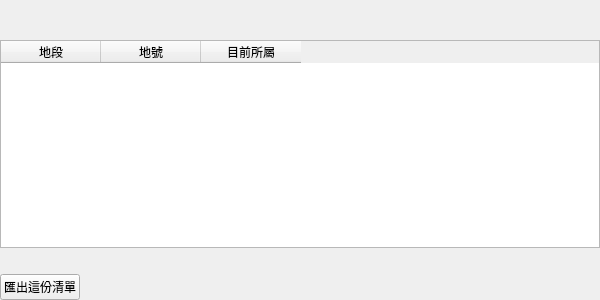
<?xml version="1.0" encoding="UTF-8"?>
<ui version="4.0">
 <class>importPlanResultContent</class>
 <widget class="QWidget" name="importPlanResultContent">
  <property name="geometry">
   <rect>
    <x>0</x>
    <y>0</y>
    <width>600</width>
    <height>300</height>
   </rect>
  </property>
  <layout class="QVBoxLayout" name="importPlanResultLayout" stretch="0,0,1,0,0">
   <property name="spacing">
    <number>6</number>
   </property>
   <property name="leftMargin">
    <number>0</number>
   </property>
   <property name="topMargin">
    <number>0</number>
   </property>
   <property name="rightMargin">
    <number>0</number>
   </property>
   <property name="bottomMargin">
    <number>0</number>
   </property>
   <item>
    <widget class="QLabel" name="importPlanHeader">
     <property name="text">
      <string />
     </property>
     <property name="wordWrap">
      <bool>true</bool>
     </property>
    </widget>
   </item>
   <item>
    <widget class="QLabel" name="importPlanKeptLabel">
     <property name="text">
      <string />
     </property>
     <property name="wordWrap">
      <bool>true</bool>
     </property>
    </widget>
   </item>
   <item>
    <widget class="TableWidget" name="importPlanKeptTable">
     <property name="minimumSize">
      <size>
       <width>0</width>
       <height>140</height>
      </size>
     </property>
     <property name="editTriggers">
      <set>QAbstractItemView::NoEditTriggers</set>
     </property>
     <property name="selectionBehavior">
      <enum>QAbstractItemView::SelectRows</enum>
     </property>
     <attribute name="verticalHeaderVisible">
      <bool>false</bool>
     </attribute>
     <column>
      <property name="text">
       <string>地段</string>
      </property>
     </column>
     <column>
      <property name="text">
       <string>地號</string>
      </property>
     </column>
     <column>
      <property name="text">
       <string>目前所屬</string>
      </property>
     </column>
    </widget>
   </item>
   <item>
    <widget class="QLabel" name="importPlanMoreLabel">
     <property name="text">
      <string />
     </property>
    </widget>
   </item>
   <item>
    <layout class="QHBoxLayout" name="importPlanExportRow" stretch="0,1">
     <property name="spacing">
      <number>6</number>
     </property>
     <property name="leftMargin">
      <number>0</number>
     </property>
     <property name="topMargin">
      <number>0</number>
     </property>
     <property name="rightMargin">
      <number>0</number>
     </property>
     <property name="bottomMargin">
      <number>0</number>
     </property>
     <item>
      <widget class="PushButton" name="importPlanExportButton">
       <property name="text">
        <string>匯出這份清單</string>
       </property>
      </widget>
     </item>
     <item>
      <spacer name="importPlanExportSpacer">
       <property name="orientation">
        <enum>Qt::Horizontal</enum>
       </property>
       <property name="sizeHint" stdset="0">
        <size>
         <width>0</width>
         <height>0</height>
        </size>
       </property>
      </spacer>
     </item>
    </layout>
   </item>
  </layout>
 </widget>
 <customwidgets>
 <customwidget>
  <class>PushButton</class>
  <extends>QPushButton</extends>
  <header>qfluentwidgets</header>
 </customwidget>
 <customwidget>
  <class>TableWidget</class>
  <extends>QTableWidget</extends>
  <header>qfluentwidgets</header>
 </customwidget>
 </customwidgets>
 <resources />
 <connections />
</ui>
